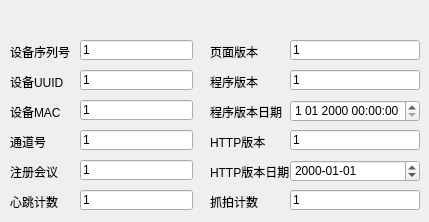
          <widget class="QWidget" name="page_2">
           <widget class="QLabel" name="heartbeat_webversion">
            <property name="geometry">
             <rect>
              <x>210</x>
              <y>40</y>
              <width>80</width>
              <height>23</height>
             </rect>
            </property>
            <property name="text">
             <string>页面版本</string>
            </property>
           </widget>
           <widget class="QLineEdit" name="heartbeat_seesionEdit">
            <property name="geometry">
             <rect>
              <x>80</x>
              <y>160</y>
              <width>113</width>
              <height>20</height>
             </rect>
            </property>
            <property name="text">
             <string>1</string>
            </property>
           </widget>
           <widget class="QLineEdit" name="heartbeat_devidEdit">
            <property name="geometry">
             <rect>
              <x>80</x>
              <y>40</y>
              <width>113</width>
              <height>20</height>
             </rect>
            </property>
            <property name="text">
             <string>1</string>
            </property>
           </widget>
           <widget class="QLabel" name="heartbeat_devmac">
            <property name="geometry">
             <rect>
              <x>10</x>
              <y>100</y>
              <width>60</width>
              <height>23</height>
             </rect>
            </property>
            <property name="text">
             <string>设备MAC</string>
            </property>
           </widget>
           <widget class="QDateEdit" name="heartbeat_httpdateEdit">
            <property name="geometry">
             <rect>
              <x>290</x>
              <y>160</y>
              <width>130</width>
              <height>22</height>
             </rect>
            </property>
            <property name="displayFormat">
             <string>yyyy-MM-dd</string>
            </property>
           </widget>
           <widget class="QLabel" name="heartbeat_httpdate">
            <property name="geometry">
             <rect>
              <x>210</x>
              <y>160</y>
              <width>80</width>
              <height>23</height>
             </rect>
            </property>
            <property name="text">
             <string>HTTP版本日期</string>
            </property>
           </widget>
           <widget class="QLineEdit" name="heartbeat_webversionEdit">
            <property name="geometry">
             <rect>
              <x>290</x>
              <y>40</y>
              <width>130</width>
              <height>20</height>
             </rect>
            </property>
            <property name="text">
             <string>1</string>
            </property>
           </widget>
           <widget class="QLabel" name="heartbeat_httpversion">
            <property name="geometry">
             <rect>
              <x>210</x>
              <y>130</y>
              <width>80</width>
              <height>23</height>
             </rect>
            </property>
            <property name="text">
             <string>HTTP版本</string>
            </property>
           </widget>
           <widget class="QLineEdit" name="heartbeat_channelEdit">
            <property name="geometry">
             <rect>
              <x>80</x>
              <y>130</y>
              <width>113</width>
              <height>20</height>
             </rect>
            </property>
            <property name="text">
             <string>1</string>
            </property>
           </widget>
           <widget class="QDateTimeEdit" name="heartbeat_versiondateEdit">
            <property name="geometry">
             <rect>
              <x>290</x>
              <y>100</y>
              <width>130</width>
              <height>22</height>
             </rect>
            </property>
            <property name="currentSection">
             <enum>QDateTimeEdit::MonthSection</enum>
            </property>
            <property name="displayFormat">
             <string>M dd yyyy HH:mm:ss</string>
            </property>
           </widget>
           <widget class="QLabel" name="heartbeat_seesion">
            <property name="geometry">
             <rect>
              <x>10</x>
              <y>160</y>
              <width>60</width>
              <height>23</height>
             </rect>
            </property>
            <property name="text">
             <string>注册会议</string>
            </property>
           </widget>
           <widget class="QLabel" name="heartbeat_channelno">
            <property name="geometry">
             <rect>
              <x>10</x>
              <y>130</y>
              <width>60</width>
              <height>23</height>
             </rect>
            </property>
            <property name="text">
             <string>通道号</string>
            </property>
           </widget>
           <widget class="QLabel" name="heartbeat_devuuid">
            <property name="geometry">
             <rect>
              <x>10</x>
              <y>70</y>
              <width>60</width>
              <height>23</height>
             </rect>
            </property>
            <property name="text">
             <string>设备UUID</string>
            </property>
           </widget>
           <widget class="QLineEdit" name="heartbeat_devuuidEdit">
            <property name="geometry">
             <rect>
              <x>80</x>
              <y>70</y>
              <width>113</width>
              <height>20</height>
             </rect>
            </property>
            <property name="text">
             <string>1</string>
            </property>
           </widget>
           <widget class="QLineEdit" name="heartbeat_httpversionEdit">
            <property name="geometry">
             <rect>
              <x>290</x>
              <y>130</y>
              <width>130</width>
              <height>20</height>
             </rect>
            </property>
            <property name="text">
             <string>1</string>
            </property>
           </widget>
           <widget class="QLabel" name="heartbeat_versiondate">
            <property name="geometry">
             <rect>
              <x>210</x>
              <y>100</y>
              <width>80</width>
              <height>23</height>
             </rect>
            </property>
            <property name="text">
             <string>程序版本日期</string>
            </property>
           </widget>
           <widget class="QLabel" name="heartbeat_devid">
            <property name="geometry">
             <rect>
              <x>10</x>
              <y>40</y>
              <width>60</width>
              <height>23</height>
             </rect>
            </property>
            <property name="text">
             <string>设备序列号</string>
            </property>
           </widget>
           <widget class="QLineEdit" name="heartbeat_devmacEdit">
            <property name="geometry">
             <rect>
              <x>80</x>
              <y>100</y>
              <width>113</width>
              <height>20</height>
             </rect>
            </property>
            <property name="text">
             <string>1</string>
            </property>
           </widget>
           <widget class="QLabel" name="heartbeat_coreversion">
            <property name="geometry">
             <rect>
              <x>210</x>
              <y>70</y>
              <width>80</width>
              <height>23</height>
             </rect>
            </property>
            <property name="text">
             <string>程序版本</string>
            </property>
           </widget>
           <widget class="QLineEdit" name="heartbeat_coreversionEdit">
            <property name="geometry">
             <rect>
              <x>290</x>
              <y>70</y>
              <width>130</width>
              <height>20</height>
             </rect>
            </property>
            <property name="text">
             <string>1</string>
            </property>
           </widget>
           <widget class="QLabel" name="heartbeat_count">
            <property name="geometry">
             <rect>
              <x>10</x>
              <y>190</y>
              <width>60</width>
              <height>23</height>
             </rect>
            </property>
            <property name="text">
             <string>心跳计数</string>
            </property>
           </widget>
           <widget class="QLineEdit" name="heartbeat_countEdit">
            <property name="geometry">
             <rect>
              <x>80</x>
              <y>190</y>
              <width>113</width>
              <height>20</height>
             </rect>
            </property>
            <property name="text">
             <string>1</string>
            </property>
           </widget>
           <widget class="QLabel" name="heartbeat_capturecount">
            <property name="geometry">
             <rect>
              <x>210</x>
              <y>190</y>
              <width>80</width>
              <height>23</height>
             </rect>
            </property>
            <property name="text">
             <string>抓拍计数</string>
            </property>
           </widget>
           <widget class="QLineEdit" name="heartbeat_capturecountEdit">
            <property name="geometry">
             <rect>
              <x>290</x>
              <y>190</y>
              <width>130</width>
              <height>20</height>
             </rect>
            </property>
            <property name="text">
             <string>1</string>
            </property>
           </widget>
          </widget>
